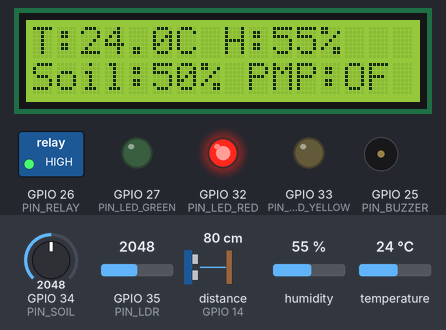
Bench run of a sketch on a simulated ESP32. On the bench: 16×2 character LCD, switched loads named in the sketch (green lamp = pin HIGH), output pins drawn as LEDs (lit = HIGH), buzzer (waves = sounding). Wiring (from diagram.json): ultrasonic range finder: trigger GPIO 12; echo GPIO 14. The test bench sets the inputs (shaded band); at power-on: distance to the obstacle (sensor on GPIO 14) 80 cm, GPIO 34 (PIN_SOIL) = 2048, temperature 24 °C, GPIO 35 (PIN_LDR) = 2048, humidity 55 % (analog values on the 0–4095 scale). The echo pulse lasts 58.3 µs per cm; WiFi joins after 1.5 s; servers stay silent unless stated; pins used as bus, display or sensor lines are not drawn; what the sketch prints to the serial monitor is not drawn.

Above: at 2.8 s.
2.9 s: distance to the obstacle (sensor on GPIO 14) set to 39 cm
At 4.9 s:
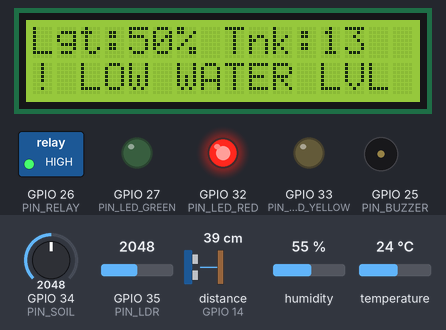
8.9 s: distance to the obstacle (sensor on GPIO 14) set to 34 cm
At 12.5 s:
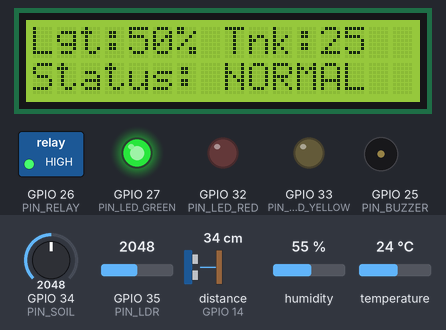
14.9 s: GPIO 34 (PIN_SOIL) set to 2634
At 19.5 s:
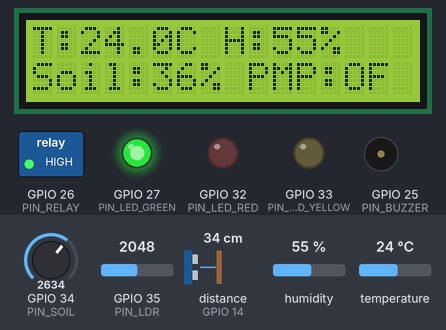
20.9 s: GPIO 34 (PIN_SOIL) set to 2720
At 22.7 s:
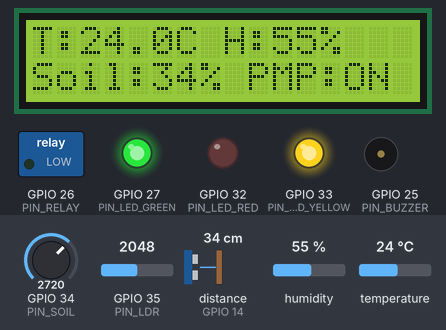
26.9 s: temperature set to 34.4 °C
At 31.2 s:
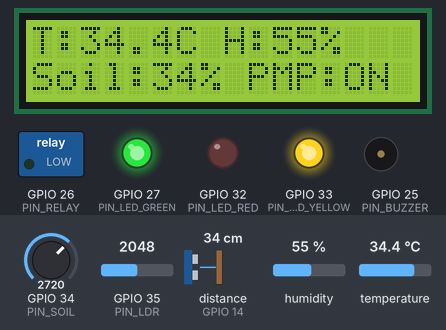
32.9 s: temperature set to 35.7 °C
At 36.9 s:
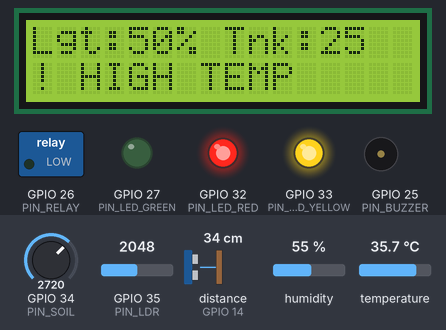
Timing chart, 0 to 39.9 s (numbered marks = the images above; inputs shaded):
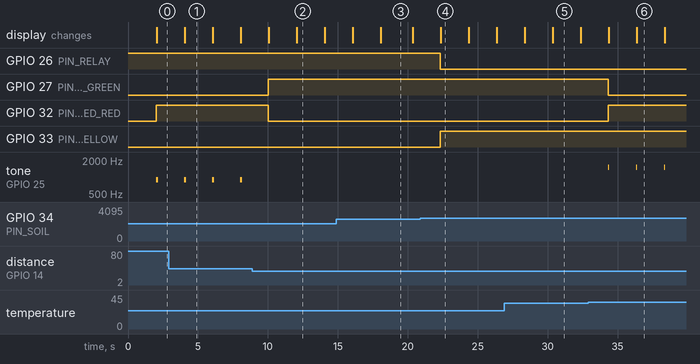

The sketch:

sketch.ino
```cpp
/* ==========================================================================
 * sketch.ino — Smart Agriculture field node, WOKWI build
 * --------------------------------------------------------------------------
 * Paste this into a new Wokwi ESP32 project alongside the supplied
 * diagram.json and libraries.txt. It runs unmodified and posts to ThingSpeak.
 *
 * THREE DIFFERENCES FROM THE GENERIC ESP32 SKETCH — read these, they are the
 * things that silently break a Wokwi build:
 *
 * 1. THE RELAY MODULE IS ACTIVE LOW. Wokwi's wokwi-relay-module connects
 *    COM to NO when IN is driven LOW, and COM to NC when IN is HIGH or
 *    floating. Writing HIGH to "turn the pump on" therefore turns it off.
 *    RELAY_ACTIVE_LOW below handles it; on a bare SRD-05VDC relay driven
 *    through an NPN transistor, set it to 0.
 *
 * 2. DHT LIBRARY. Wokwi's own documentation says to use "DHT sensor library
 *    for ESPx" (DHTesp) on the ESP32 — the Adafruit DHT library is timing
 *    sensitive and misreads under simulation.
 *
 * 3. SOIL CALIBRATION. The soil probe is stood in by a potentiometer, which
 *    sweeps the full 0–4095 ADC range. A real capacitive probe only covers
 *    roughly 1250–3200, so the two calibration constants differ. Both sets are
 *    below; swap them when you move to hardware.
 *
 * CHANNEL MAP (ThingSpeak)
 *   field1 temperature °C   field4 light %
 *   field2 humidity %       field5 water level %
 *   field3 soil moisture %  field6 pump 0/1
 * ========================================================================== */

#include <WiFi.h>
#include <Wire.h>
#include <LiquidCrystal_I2C.h>
#include <DHTesp.h>
#include <ThingSpeak.h>

/* ------------------------- CREDENTIALS ---------------------------------- */
const char* WIFI_SSID = "Wokwi-GUEST";
const char* WIFI_PASS = "";
const int   WIFI_CHAN = 6;          // skips the scan, saves ~4 s in Wokwi

unsigned long THINGSPEAK_CHANNEL_ID = 0000000;              // <-- your channel
const char*   THINGSPEAK_WRITE_KEY  = "XXXXXXXXXXXXXXXX";   // <-- your write key

/* ---------------------------- PIN MAP ----------------------------------- */
#define PIN_DHT        4
#define PIN_SOIL       34     // ADC1_CH6, input only
#define PIN_LDR        35     // ADC1_CH7, input only
#define PIN_TRIG       12
#define PIN_ECHO       14
#define PIN_RELAY      26
#define PIN_BUZZER     25
#define PIN_LED_GREEN  27
#define PIN_LED_YELLOW 33
#define PIN_LED_RED    32

#define RELAY_ACTIVE_LOW 1    // 1 for the Wokwi relay module, 0 for a bare relay

DHTesp dht;
LiquidCrystal_I2C lcd(0x27, 16, 2);
WiFiClient wifiClient;

/* ------------------------ CONTROL SET-POINTS ---------------------------- */
const float SM_LOW     = 35.0;
const float SM_HIGH    = 60.0;
const float TANK_MIN   = 20.0;
const float TEMP_ALERT = 35.0;

const float TANK_HEIGHT_CM = 40.0;
const float SENSOR_GAP_CM  =  4.0;

const unsigned long SAMPLE_MS   = 2000UL;
const unsigned long PUBLISH_MS  = 20000UL;   // >= 15 s, ThingSpeak free tier
const unsigned long MIN_PUMP_MS = 10000UL;

/* ---------------------- CALIBRATION CONSTANTS --------------------------- */
// Wokwi: the potentiometer sweeps the whole ADC range.
const int SOIL_ADC_DRY = 4095;
const int SOIL_ADC_WET = 0;
// Real capacitive probe, two-point calibration (air / submerged):
// const int SOIL_ADC_DRY = 3200;
// const int SOIL_ADC_WET = 1250;
const int LDR_ADC_DARK = 0;
const int LDR_ADC_SUN  = 4095;

/* ----------------------------- STATE ------------------------------------ */
bool pumpOn = false;
unsigned long pumpSince = 0, lastSample = 0, lastPublish = 0;
uint8_t alertCode = 0, lcdPage = 0;
float accT = 0, accH = 0, accS = 0, accL = 0, accW = 0;
uint16_t accN = 0, accPump = 0;
float lastT = 25, lastH = 50;

/* ======================================================================== */
int readAnalogMedian(uint8_t pin) {
  int v[5];
  for (int i = 0; i < 5; i++) { v[i] = analogRead(pin); delay(2); }
  for (int i = 1; i < 5; i++) {
    int k = v[i], j = i - 1;
    while (j >= 0 && v[j] > k) { v[j + 1] = v[j]; j--; }
    v[j + 1] = k;
  }
  return v[2];
}

float readSoilMoisturePct() {
  int raw = readAnalogMedian(PIN_SOIL);
  float pct = 100.0 * (float)(SOIL_ADC_DRY - raw) / (float)(SOIL_ADC_DRY - SOIL_ADC_WET);
  return constrain(pct, 0.0, 100.0);
}

float readLightPct() {
  int raw = readAnalogMedian(PIN_LDR);
  float pct = 100.0 * (float)(raw - LDR_ADC_DARK) / (float)(LDR_ADC_SUN - LDR_ADC_DARK);
  return constrain(pct, 0.0, 100.0);
}

float readWaterLevelPct() {
  digitalWrite(PIN_TRIG, LOW);  delayMicroseconds(4);
  digitalWrite(PIN_TRIG, HIGH); delayMicroseconds(10);
  digitalWrite(PIN_TRIG, LOW);
  unsigned long us = pulseIn(PIN_ECHO, HIGH, 30000UL);
  if (us == 0) return -1.0;                       // no echo -> fault, fail closed
  float d = us * 0.0343 / 2.0;
  return constrain((1.0 - (d - SENSOR_GAP_CM) / TANK_HEIGHT_CM) * 100.0, 0.0, 100.0);
}

void driveRelay(bool on) {
#if RELAY_ACTIVE_LOW
  digitalWrite(PIN_RELAY, on ? LOW : HIGH);
#else
  digitalWrite(PIN_RELAY, on ? HIGH : LOW);
#endif
}

/* ---------------- hysteresis control law, identical to the Uno build ---- */
void updateControl(float soil, float tank, float temp) {
  bool prev = pumpOn;
  bool lowWater = (tank <= TANK_MIN) || (tank < 0);
  bool dwellOk = (millis() - pumpSince) >= MIN_PUMP_MS;

  if (lowWater)                                    pumpOn = false;
  else if (!pumpOn && soil < SM_LOW  && dwellOk)   pumpOn = true;
  else if ( pumpOn && soil > SM_HIGH && dwellOk)   pumpOn = false;

  if (pumpOn != prev) pumpSince = millis();

  driveRelay(pumpOn);
  digitalWrite(PIN_LED_YELLOW, pumpOn ? HIGH : LOW);

  bool hot = temp >= TEMP_ALERT;
  bool bad = (tank < 0) || isnan(temp) || temp < -20 || temp > 70;

  if (bad)                  alertCode = 4;
  else if (lowWater && hot) alertCode = 3;
  else if (lowWater)        alertCode = 1;
  else if (hot)             alertCode = 2;
  else                      alertCode = 0;

  digitalWrite(PIN_LED_RED,   alertCode != 0);
  digitalWrite(PIN_LED_GREEN, alertCode == 0);

  if (alertCode == 1)      tone(PIN_BUZZER,  900, 120);
  else if (alertCode == 2) tone(PIN_BUZZER, 1500,  60);
  else if (alertCode == 3) tone(PIN_BUZZER, 2000, 250);
  else if (alertCode == 4) tone(PIN_BUZZER,  400, 400);
  else                     noTone(PIN_BUZZER);
}

const char* alertText() {
  switch (alertCode) {
    case 1: return "LOW_WATER: pump inhibited";
    case 2: return "HIGH_TEMP: heat stress warning";
    case 3: return "LOW_WATER + HIGH_TEMP";
    case 4: return "SENSOR_FAULT: reading out of range";
    default: return "NORMAL";
  }
}

void updateLcd(float t, float h, float s, float l, float w) {
  lcd.clear();
  if (lcdPage == 0) {
    lcd.setCursor(0, 0);
    lcd.print("T:"); lcd.print(t, 1); lcd.print("C H:"); lcd.print(h, 0); lcd.print("%");
    lcd.setCursor(0, 1);
    lcd.print("Soil:"); lcd.print(s, 0); lcd.print("% ");
    lcd.print(pumpOn ? "PMP:ON" : "PMP:OF");
  } else {
    lcd.setCursor(0, 0);
    lcd.print("Lgt:"); lcd.print(l, 0); lcd.print("% Tnk:"); lcd.print(w, 0);
    lcd.setCursor(0, 1);
    switch (alertCode) {
      case 1: lcd.print("! LOW WATER LVL"); break;
      case 2: lcd.print("! HIGH TEMP    "); break;
      case 3: lcd.print("! LOW H2O+HEAT "); break;
      case 4: lcd.print("! SENSOR FAULT "); break;
      default: lcd.print("Status: NORMAL "); break;
    }
  }
  lcdPage ^= 1;
}

/* --------------------------- CONNECTIVITY -------------------------------- */
void ensureWifi() {
  if (WiFi.status() == WL_CONNECTED) return;
  WiFi.mode(WIFI_STA);
  WiFi.begin(WIFI_SSID, WIFI_PASS, WIFI_CHAN);
  Serial.print("[wifi] connecting");
  unsigned long t0 = millis();
  while (WiFi.status() != WL_CONNECTED && millis() - t0 < 20000UL) {
    delay(200); Serial.print('.');
  }
  Serial.println(WiFi.status() == WL_CONNECTED ? " ok" : " FAILED");
  if (WiFi.status() == WL_CONNECTED) {
    Serial.print("[wifi] ip "); Serial.println(WiFi.localIP());
  }
}

void publishThingSpeak(float t, float h, float s, float l, float w, float duty) {
  ensureWifi();
  if (WiFi.status() != WL_CONNECTED) return;

  ThingSpeak.setField(1, t);
  ThingSpeak.setField(2, h);
  ThingSpeak.setField(3, s);
  ThingSpeak.setField(4, l);
  ThingSpeak.setField(5, w);
  ThingSpeak.setField(6, (int)(duty > 0.5 ? 1 : 0));
  ThingSpeak.setStatus(alertText());

  int code = ThingSpeak.writeFields(THINGSPEAK_CHANNEL_ID, THINGSPEAK_WRITE_KEY);
  if (code == 200) Serial.println("[ts] 200 OK");
  else {
    // 0 = faster than the 15 s rate limit or malformed payload
    // 401 = bad write key | -301 = connection failed | -304 = timeout
    Serial.print("[ts] error "); Serial.println(code);
  }
}

/* ------------------------------- SETUP ---------------------------------- */
void setup() {
  Serial.begin(115200);
  pinMode(PIN_TRIG, OUTPUT);   pinMode(PIN_ECHO, INPUT);
  pinMode(PIN_RELAY, OUTPUT);  pinMode(PIN_BUZZER, OUTPUT);
  pinMode(PIN_LED_GREEN, OUTPUT);
  pinMode(PIN_LED_YELLOW, OUTPUT);
  pinMode(PIN_LED_RED, OUTPUT);
  driveRelay(false);

  analogReadResolution(12);
  analogSetAttenuation(ADC_11db);       // full 0–3.3 V input span

  dht.setup(PIN_DHT, DHTesp::DHT22);

  Wire.begin(21, 22);
  lcd.init();
  lcd.backlight();
  lcd.setCursor(0, 0); lcd.print("Smart Agri Node");
  lcd.setCursor(0, 1); lcd.print("booting...");

  ensureWifi();
  ThingSpeak.begin(wifiClient);

  Serial.println(F("millis,temp_c,hum_pct,soil_pct,light_pct,water_pct,pump,alert"));
  pumpSince = millis();
}

/* -------------------------------- LOOP ---------------------------------- */
void loop() {
  unsigned long now = millis();

  if (now - lastSample >= SAMPLE_MS) {
    lastSample = now;

    TempAndHumidity d = dht.getTempAndHumidity();
    float t = d.temperature, h = d.humidity;
    if (isnan(t) || isnan(h)) { t = lastT; h = lastH; }   // hold last valid
    lastT = t; lastH = h;

    float s = readSoilMoisturePct();
    float l = readLightPct();
    float w = readWaterLevelPct();

    updateControl(s, w, t);
    updateLcd(t, h, s, l, w);

    Serial.print(now);   Serial.print(',');
    Serial.print(t, 2);  Serial.print(',');
    Serial.print(h, 2);  Serial.print(',');
    Serial.print(s, 2);  Serial.print(',');
    Serial.print(l, 2);  Serial.print(',');
    Serial.print(w, 2);  Serial.print(',');
    Serial.print(pumpOn ? 1 : 0); Serial.print(',');
    Serial.println(alertCode);

    accT += t; accH += h; accS += s; accL += l; accW += (w < 0 ? 0 : w);
    accPump += pumpOn ? 1 : 0; accN++;
  }

  if (now - lastPublish >= PUBLISH_MS && accN > 0) {
    lastPublish = now;
    publishThingSpeak(accT / accN, accH / accN, accS / accN,
                      accL / accN, accW / accN, (float)accPump / accN);
    accT = accH = accS = accL = accW = 0;
    accN = accPump = 0;
  }
}
```

Measured:
- the behaviour switches between 37 and 36 cm on distance to the obstacle (sensor on GPIO 14) (found by bisection; images 1 and 2)
- the behaviour switches between 2661 and 2662 on GPIO 34 (PIN_SOIL) (found by bisection; images 3 and 4)
- the behaviour switches between 34.9 and 35 °C on temperature (found by bisection; images 5 and 6)
- after the input at 2.9 s, the display: changes after 1.2 s (image 1)
- after the input at 8.9 s, GPIO 27 (PIN_LED_GREEN): LOW → HIGH after 1.1 s; GPIO 32 (PIN_LED_RED): HIGH → LOW after 1.1 s; tone on GPIO 25 (PIN_BUZZER): stops changing and stays silent; the display: first differs from a run without the input after 3.2 s (image 2)
- after the input at 14.9 s, the display: first differs from a run without the input after 3.2 s (image 3)
- after the input at 20.9 s, GPIO 26 (PIN_RELAY): HIGH → LOW after 1.4 s; GPIO 33 (PIN_LED_YELLOW): LOW → HIGH after 1.4 s; the display: changes after 1.5 s (image 4)
- after the input at 26.9 s, the display: first differs from a run without the input after 3.5 s (image 5)
- after the input at 32.9 s, GPIO 27 (PIN_LED_GREEN): HIGH → LOW after 1.4 s; GPIO 32 (PIN_LED_RED): LOW → HIGH after 1.4 s; tone on GPIO 25 (PIN_BUZZER): alternates 1500 Hz for 0.06 s and silent for 1.9 s, starting after 1.4 s; the display: first changes after 1.5 s (image 6 shows a later state)
